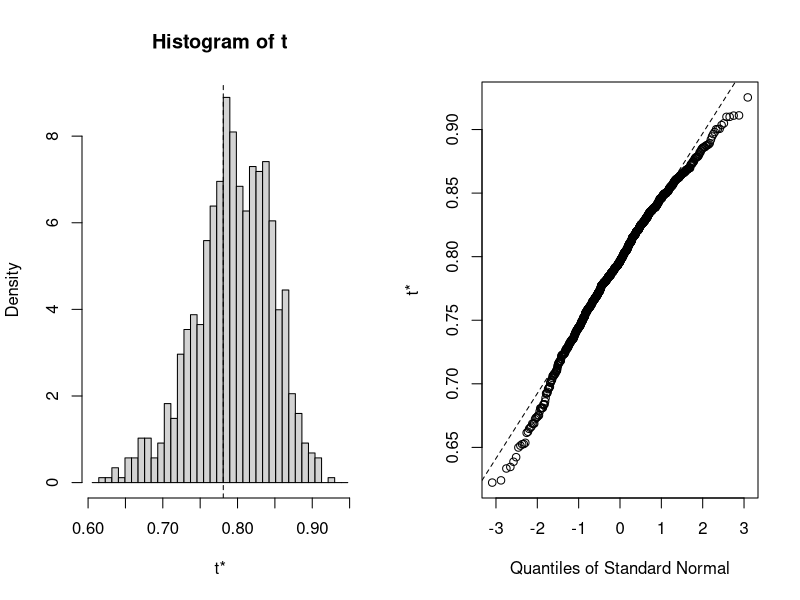

Write the R code that produced this figure.
## ---- chunk 1
library(coin)
score <- c(40, 57, 45, 55, 58, 57, 64, 55, 62, 65)
treatment <- factor(c(rep('A', 5), rep('B', 5)))
mydata <- data.frame(treatment, score)
t.test(score~treatment, data=mydata, var.equal=TRUE)
## ---- chunk 2
oneway_test(score~treatment, data=mydata, distribution='exact')
## ---- chunk 3
library(MASS)
UScrime <- transform(UScrime, So=factor(So))
wilcox_test(Prob ~ So, data=UScrime, distribution='exact')
wilcox.test(Prob ~ So, data=UScrime)
## ---- chunk 4
library(multcomp)
set.seed(1234)
oneway_test(response~trt, data=cholesterol, distribution=approximate(B=9999))
## ---- chunk 5
library(coin)
library(vcd)
set.seed(1234)
chisq_test(Treatment~Improved, data=Arthritis, distribution=approximate(B=9999))
Arthritis <- transform(Arthritis, Improved=as.factor(as.numeric(Improved)))
chisq_test(Treatment~Improved, data=Arthritis, distribution=approximate(B=9999))
## ---- chunk 6
states <- as.data.frame(state.x77)
set.seed(1234)
spearman_test(Illiteracy~Murder, states, distribution=approximate(B=9999))
## ---- chunk 7
library(coin)
library(MASS)
wilcoxsign_test(U1~U2, data=UScrime, distribution='exact')
## ---- chunk 8
library(boot)
rsq <- function(formula, data, indices){
    d <- data[indices,]
    fit <- lm(formula, data=d)
    return(summary(fit)$r.square)
}

set.seed(1234)
results <- boot(data=mtcars, statistic=rsq, R=1000, formula=mpg~wt+disp)
print(results)
plot(results)
boot.ci(results, type=c('perc', 'bca'))
